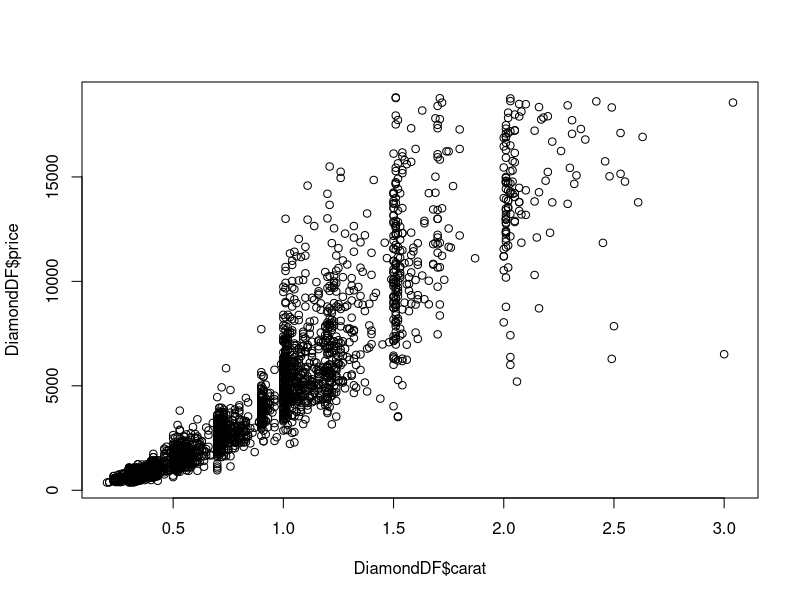
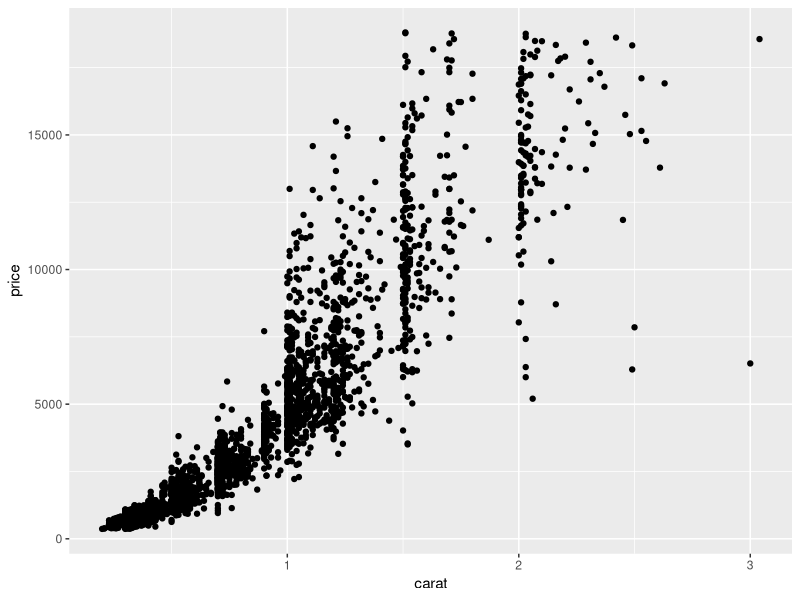
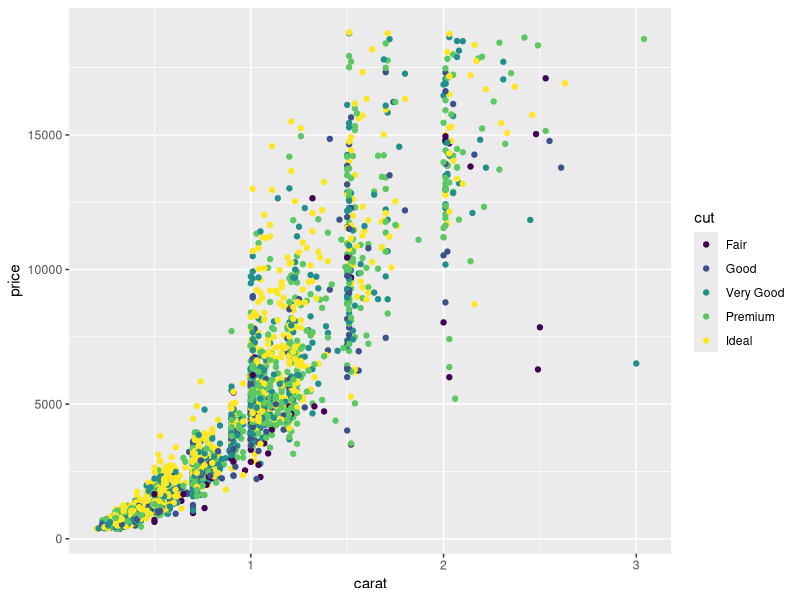
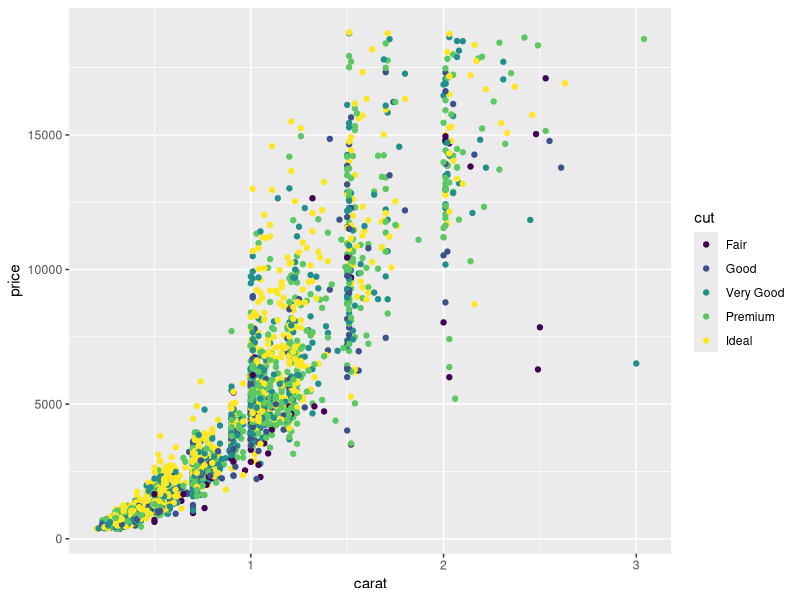
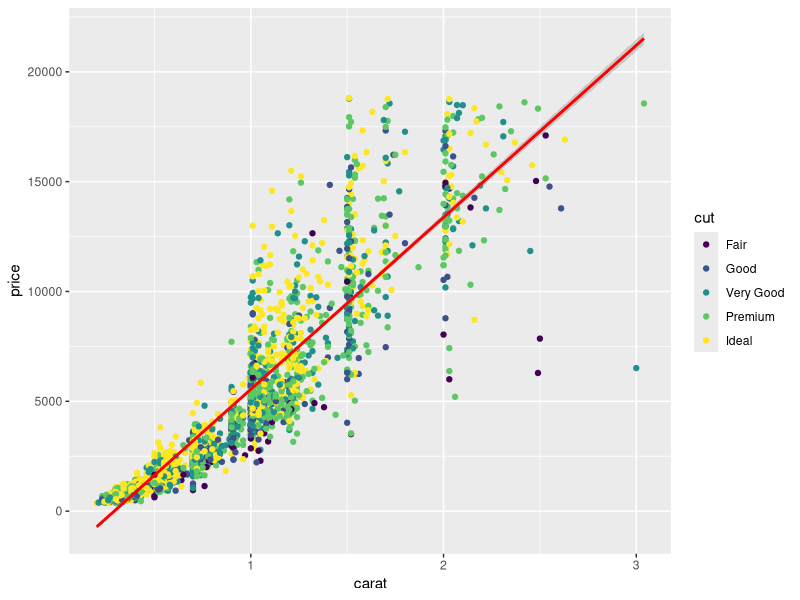
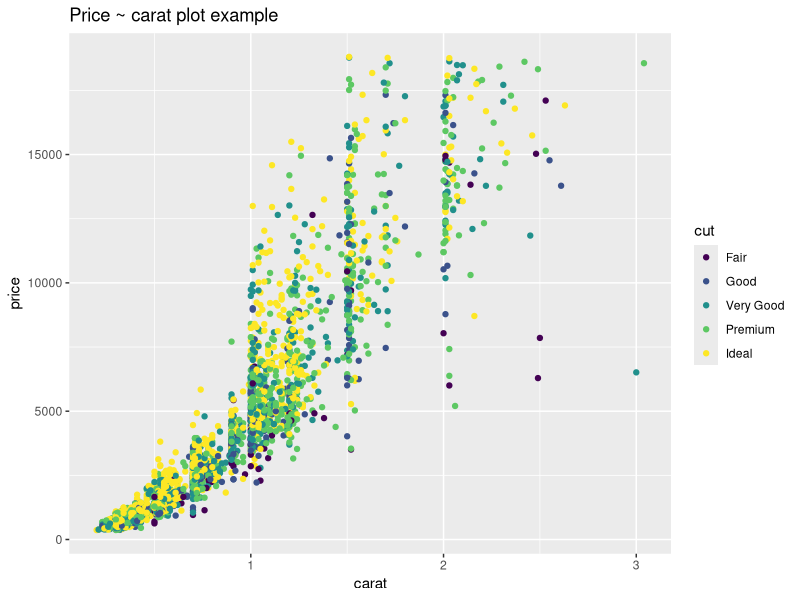
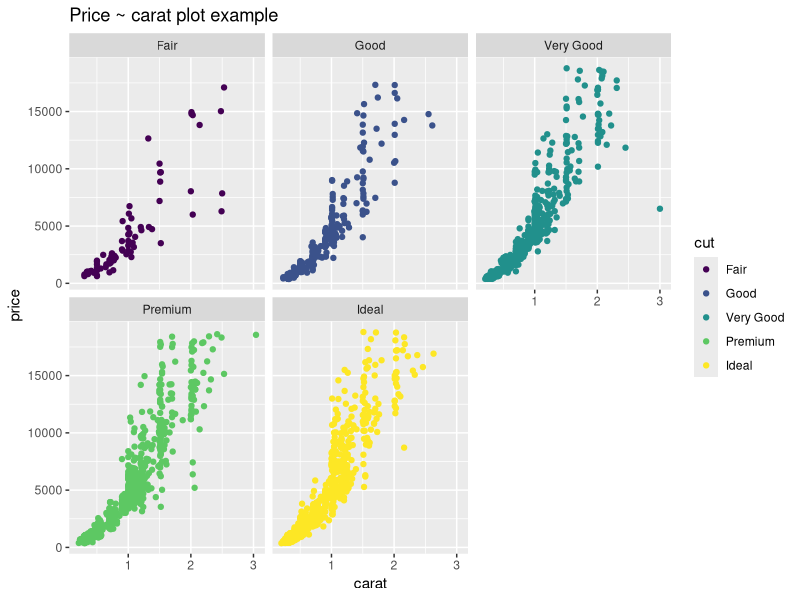
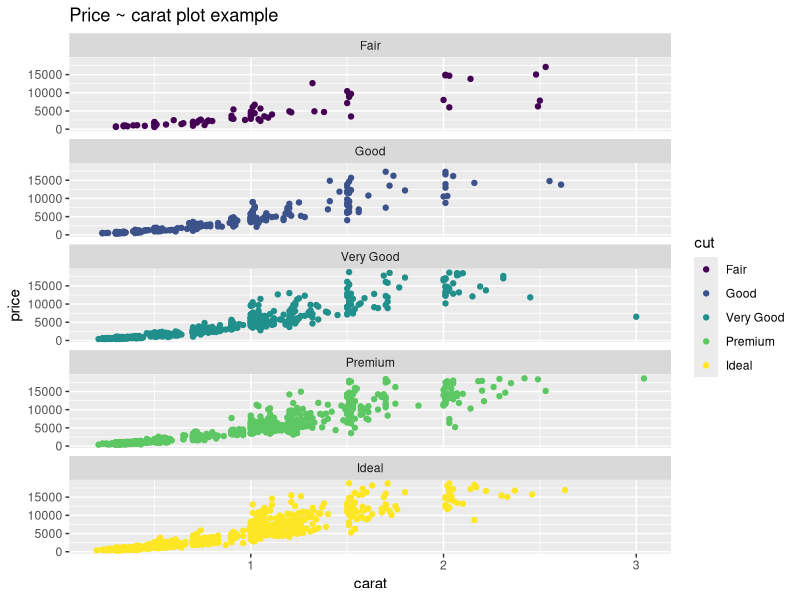

These figures' R source, in order:
#####################################################################
#          Introduction to ggplot2: basic plots & features
#
# Goal of this script:
# Repetition of ggplot2 basics (maps and infomaps covered separately)
# 
# https://ggplot2.tidyverse.org/
#
#####################################################################
#
library(ggplot2) 
#
#### Examples based on the Diamonds dataset from {ggplot2}
#
rm(list=ls())
?diamonds
head(diamonds)
summary(diamonds)
str(diamonds)
#
# For plot readability, we shall use only 3.000 rows of the dataset (randomly selected)
#
?sample
?base::sample
set.seed(10) # to ensure consistent random selection for the whole class
DiamondDF <- diamonds[sample(nrow(diamonds),3000),] 
#
#####################################################################
#
# Example 1: Basic scatterplot price ~ carat
#
# [A]
# Simple plot using the R base plotting device:
plot(DiamondDF$price~DiamondDF$carat) # {graphics} package
#
# Plot repeated using {ggplot2}:
ggplot(DiamondDF, aes(x=carat,y=price))+
  # First, we create ggplot object and populate it with a data frame,
  # along with basic aesthetics parameters (what is on the x and y axes)
  geom_point() 
  # this layer defines plot type / scatterplot
#
# 
# [B]
# Adding colours - different colour for each "cut" ("Fair", "Good", ...)
ggplot(DiamondDF, aes(x=carat,y=price, colour=cut))+ # amend basic aesthetics
  geom_point()
#
# Alternatively:
ggplot(DiamondDF)+ # only the dataset is defined here
  geom_point(aes(x=carat, y=price, colour=cut)) # aes() for geom_points defined
# .. useful if different types of "lines/dots/other elements" appear on the plot
ggplot(DiamondDF)+ # only the dataset is defined here
  geom_point(aes(x=carat, y=price, colour=cut))+
  geom_smooth(aes(x=carat, y=price), colour="red", method = "lm")
#
# [C]
# Adding title to the plot
# .. Each plot feature is a "layer" 
# .. that may be expressed as additional line of code
ggplot(DiamondDF, aes(x=carat,y=price))+ # note the `+` syntax
  geom_point(aes(colour=cut))+
  ggtitle("Price ~ carat plot example") # new layer  
#
# [D] 
# Adding facets - plotting data in "tiles" - for each cut-type
ggplot(DiamondDF, aes(x=carat,y=price))+ 
  geom_point(aes(colour=cut))+
  ggtitle("Price ~ carat plot example")+
  facet_wrap(~cut) # defines facets, you can try adding: scales = "free"
#
# [E]
# Say, we want all facets in one column:
ggplot(DiamondDF, aes(x=carat,y=price))+ 
  geom_point(aes(colour=cut))+
  ggtitle("Price ~ carat plot example")+
  facet_wrap(~cut, ncol=1) 
#
## Quick assignment 1
?facet_wrap
## Using the ?facet_wrap command, how do you amend the previous plot
## so that facets are arranged into 3 rows (and corresponding number
## of columns)?
#
# [F]
# Say, we want to add linear trend to the facetted plot:
ggplot(DiamondDF, aes(x=carat,y=price))+ 
  geom_point(aes(colour=cut))+
  ggtitle("Price ~ carat plot example")+
  facet_wrap(~cut, ncol=1)+
  geom_smooth(method= "lm", colour="red") # new layer - linear trend
#
## Quick assignment 2
?geom_smooth
## Remove confidence intervals (standard error-based) from the previous plot
#
## Quick assignment 3
## How would you re-combine the facetted plot [F] into a single plot?
#
#
#####################################################################
#
#
#
# Additional ggplot2 examples:
#
#
# Histograms: 
ggplot(DiamondDF, aes(x=price)) + 
  geom_histogram()
#
# Organize histogram into 10 'bins'
ggplot(DiamondDF, aes(x=price)) + 
  geom_histogram(bins = 10)
#
# Show the composition of each bin:
ggplot(DiamondDF) +
  geom_histogram(aes(x=price, fill=cut), bins = 10)
#
#
#
# Density plots are better suited than histograms - for continuous variables:
ggplot(DiamondDF, aes(x=price, fill=cut)) +
  geom_density()
#
# We can use some transparency to distinguish between the distributions:
ggplot(DiamondDF, aes(x=price,fill=cut)) +
  geom_density(alpha=0.5)
#
# Or use coloured lines instead of fill:
ggplot(DiamondDF, aes(x=price,colour=cut)) +
  geom_density()
#
#
# Box plot
ggplot(DiamondDF, aes(x=cut, y=price, fill=cut)) + 
  geom_boxplot() +
  theme_minimal() # different "themes" are available.
# .. just an illustration of how geom_boxplot() works,
# .. the important "carat" aspect is ignored here
#
#
#
#
#
